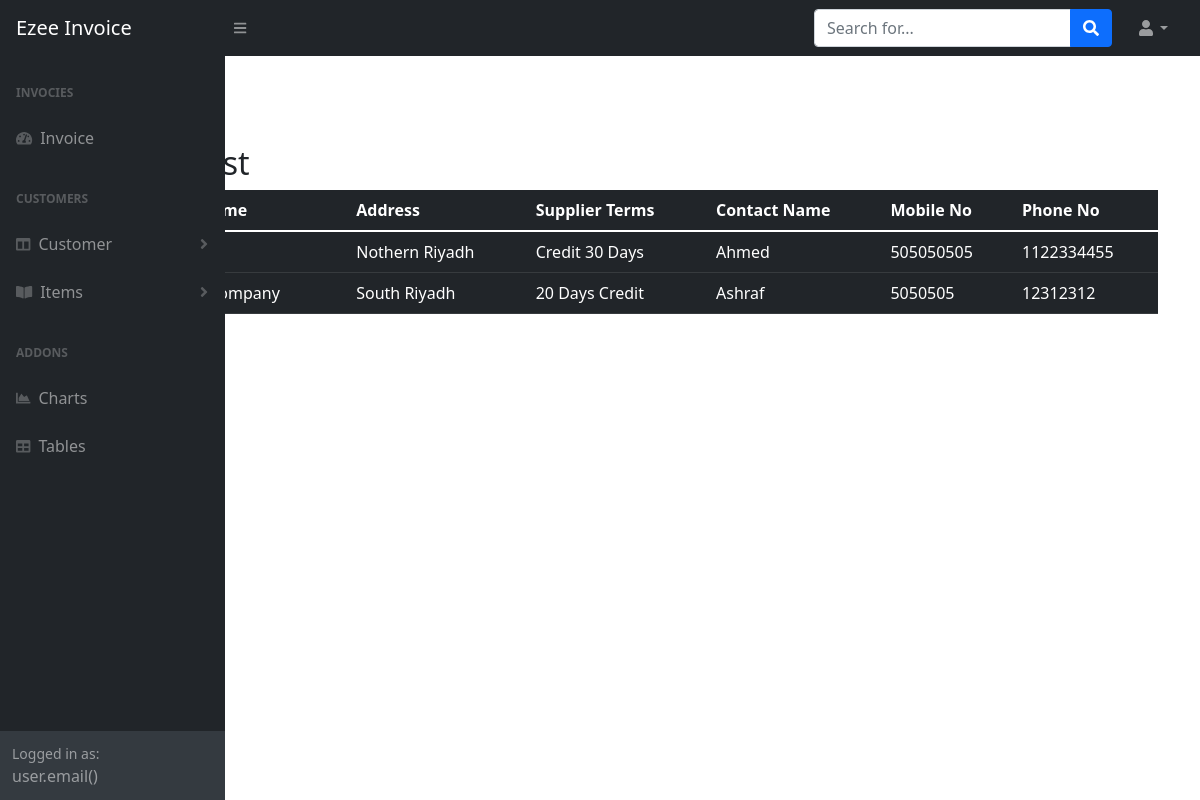
The app's page /custList/, older data.
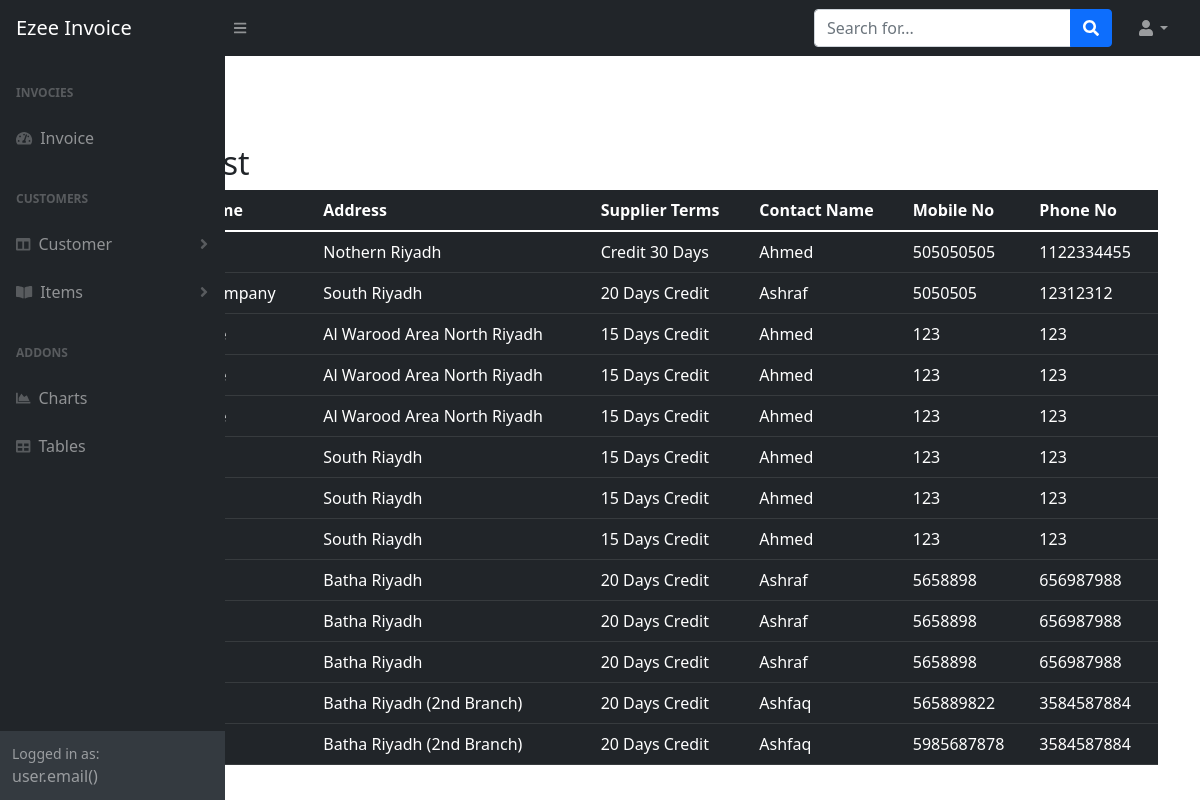
The same page, newer data.
### purchase/models.py (models this page shows, shortened)
class customers(models.Model):
    cusotmer_name = models.CharField(max_length=120, help_text='Fortune Makers')
    address = models.CharField(max_length=120, help_text='106 Ar Riyadh Aveneu')
    supplier_Terms = models.CharField(max_length=200)
    supplier_Contac_Name = models.CharField(max_length=200)
    mobile_no = models.IntegerField(help_text="0505050505", default=123)
    land_Line = models.IntegerField(help_text="096611-2335464", default=123)

### purchase/views.py (the view)
# urls.py: path('custList/', views.customerList.as_view()),
class customerList(ListView):
    model = customers
    template_name = 'purchase/customer_list.html'

### purchase/templates/purchase/customer_list.html
{% extends 'purchase/base.html' %}
{% block content %}
<h2>Customer List </h2>
<ul>
  <table class="table table-dark">
    <thead>
      <tr>
        <th scope="col">#</th>
        <th scope="col">Customer Name</th>
        <th scope="col">Address</th>
        <th scope="col">Supplier Terms </th>
        <th scope="col">Contact Name</th>
        <th scope="col">Mobile No</th>
        <th scope="col">Phone No</th>
      </tr>
    </thead>
    <tbody>
    {% for cust in object_list %}
  <tr>
    <th scope="row">1</th>
    <td>{{cust.cusotmer_name}}</td>
    <td>{{cust.address}}</td>
    <td>{{cust.supplier_Terms}}</td>
    <td>{{cust.supplier_Contac_Name}}</td>
    <td>{{cust.mobile_no}}</td>
    <td>{{cust.land_Line}}</td>
    {% endfor %}
</tbody>
</table>
</ul>
{% endblock %}

### purchase/templates/purchase/base.html (shortened to what this page needs)
{% load static %}
<!DOCTYPE html>
<html lang="en">
    <head>
             <link href="https://cdn.jsdelivr.net/npm/simple-datatables@latest/dist/style.css" rel="stylesheet" />
        <link href="{% static 'css/styles.css' %}" rel="stylesheet" />
    </head>
    <body class="sb-nav-fixed">
        <nav class="sb-topnav navbar navbar-expand navbar-dark bg-dark">
            <a class="navbar-brand ps-3" href="index.html">Ezee Invoice</a>
            <button class="btn btn-link btn-sm order-1 order-lg-0 me-4 me-lg-0" id="sidebarToggle" href="#!"><i class="fas fa-bars"></i></button>
            <form class="d-none d-md-inline-block form-inline ms-auto me-0 me-md-3 my-2 my-md-0">
                <div class="input-group">
                    <input class="form-control" type="text" placeholder="Search for..." aria-label="Search for..." aria-describedby="btnNavbarSearch" />
                    <button class="btn btn-primary" id="btnNavbarSearch" type="button"><i class="fas fa-search"></i></button>
                </div>
            </form>
            <ul class="navbar-nav ms-auto ms-md-0 me-3 me-lg-4">
                <li class="nav-item dropdown">
                    <a class="nav-link dropdown-toggle" id="navbarDropdown" href="#" role="button" data-bs-toggle="dropdown" aria-expanded="false"><i class="fas fa-user fa-fw"></i></a>
                </li>
            </ul>
        </nav>
        <div id="layoutSidenav">
            <div id="layoutSidenav_nav">
                <nav class="sb-sidenav accordion sb-sidenav-dark" id="sidenavAccordion">
                    <div class="sb-sidenav-menu">
                        <div class="nav">
                            <div class="sb-sidenav-menu-heading">Invocies</div>
                            <a class="nav-link" href="Invoices/">
                                <div class="sb-nav-link-icon"><i class="fas fa-tachometer-alt"></i></div>
                                Invoice
                            </a>
                            <div class="sb-sidenav-menu-heading">Customers</div>
                            <a class="nav-link collapsed" href="#" data-bs-toggle="collapse" data-bs-target="#collapseLayouts" aria-expanded="false" aria-controls="collapseLayouts">
                                <div class="sb-nav-link-icon"><i class="fas fa-columns"></i></div>
                                Customer
                                <div class="sb-sidenav-collapse-arrow"><i class="fas fa-angle-down"></i></div>
                            </a>
                            <a class="nav-link collapsed" href="#" data-bs-toggle="collapse" data-bs-target="#collapsePages" aria-expanded="false" aria-controls="collapsePages">
                                <div class="sb-nav-link-icon"><i class="fas fa-book-open"></i></div>
                                Items
                                <div class="sb-sidenav-collapse-arrow"><i class="fas fa-angle-down"></i></div>
                            </a>
                            <div class="sb-sidenav-menu-heading">Addons</div>
                            <a class="nav-link" href="charts.html">
                                <div class="sb-nav-link-icon"><i class="fas fa-chart-area"></i></div>
                                Charts
                            </a>
                            <a class="nav-link" href="tables.html">
                                <div class="sb-nav-link-icon"><i class="fas fa-table"></i></div>
                                Tables
                            </a>
                        </div>
                    </div>
                    <div class="sb-sidenav-footer">
                        <div class="small">Logged in as:</div>
                        user.email()
                    </div>
                </nav>
            </div>
        </head>
        <body>
            <div class="container">
                <br><br><br><br><br><br>
                {% block content %}
                {% endblock content %}
            </div>
        </body>
        </html>

Row changes from the older to the newer data that the page shows:
added customers: address "Al Warood Area North Riyadh", supplier_Terms "15 Days Credit", supplier_Contac_Name "Ahmed", mobile_no "123", land_Line "123"
added customers: address "Al Warood Area North Riyadh", supplier_Terms "15 Days Credit", supplier_Contac_Name "Ahmed", mobile_no "123", land_Line "123"
added customers: address "Al Warood Area North Riyadh", supplier_Terms "15 Days Credit", supplier_Contac_Name "Ahmed", mobile_no "123", land_Line "123"
added customers: address "South Riaydh", supplier_Terms "15 Days Credit", supplier_Contac_Name "Ahmed", mobile_no "123", land_Line "123"
added customers: address "South Riaydh", supplier_Terms "15 Days Credit", supplier_Contac_Name "Ahmed", mobile_no "123", land_Line "123"
added customers: address "South Riaydh", supplier_Terms "15 Days Credit", supplier_Contac_Name "Ahmed", mobile_no "123", land_Line "123"
added customers: address "Batha Riyadh", supplier_Terms "20 Days Credit", supplier_Contac_Name "Ashraf", mobile_no "5658898", land_Line "656987988"
added customers: address "Batha Riyadh", supplier_Terms "20 Days Credit", supplier_Contac_Name "Ashraf", mobile_no "5658898", land_Line "656987988"
added customers: address "Batha Riyadh", supplier_Terms "20 Days Credit", supplier_Contac_Name "Ashraf", mobile_no "5658898", land_Line "656987988"
added customers: address "Batha Riyadh (2nd Branch)", supplier_Terms "20 Days Credit", supplier_Contac_Name "Ashfaq", mobile_no "565889822", land_Line "3584587884"
added customers: address "Batha Riyadh (2nd Branch)", supplier_Terms "20 Days Credit", supplier_Contac_Name "Ashfaq", mobile_no "5985687878", land_Line "3584587884"
